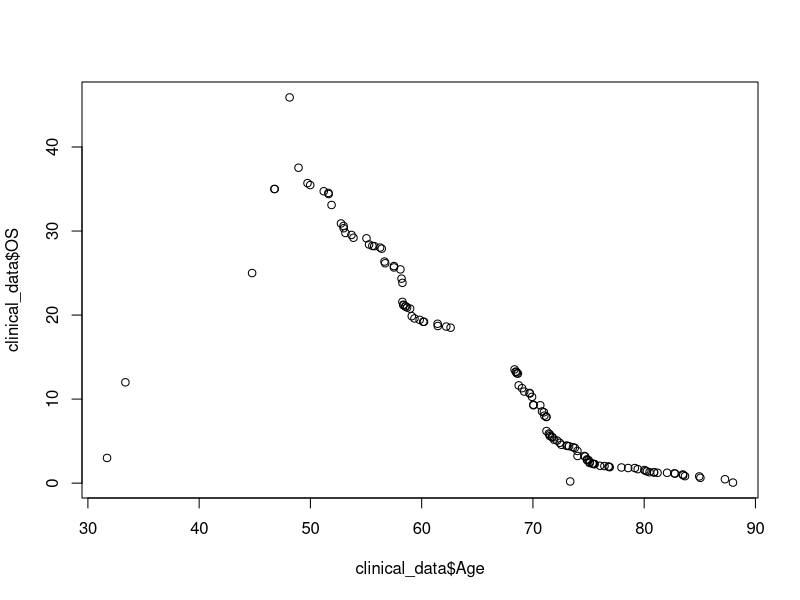
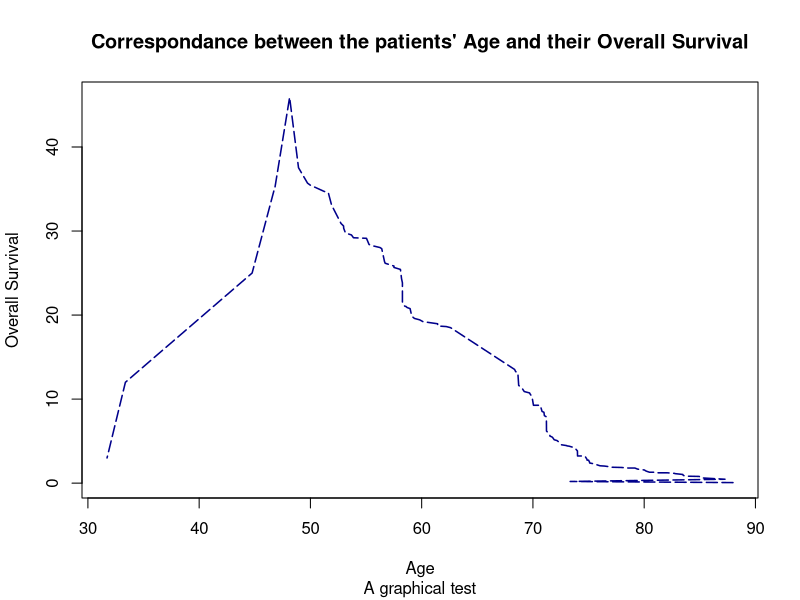
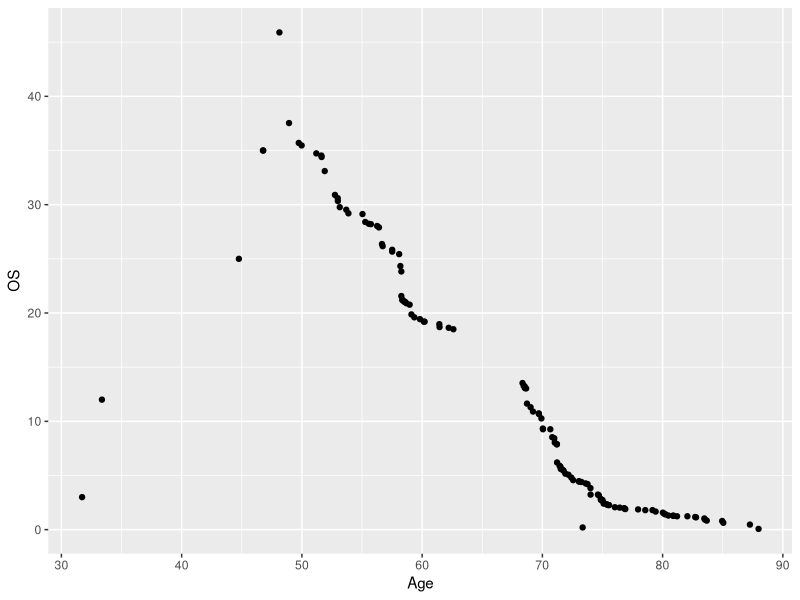
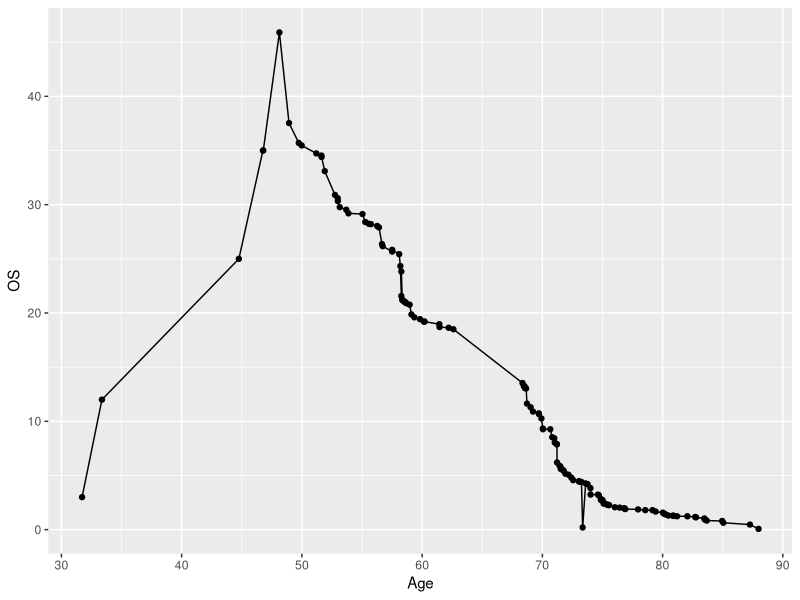
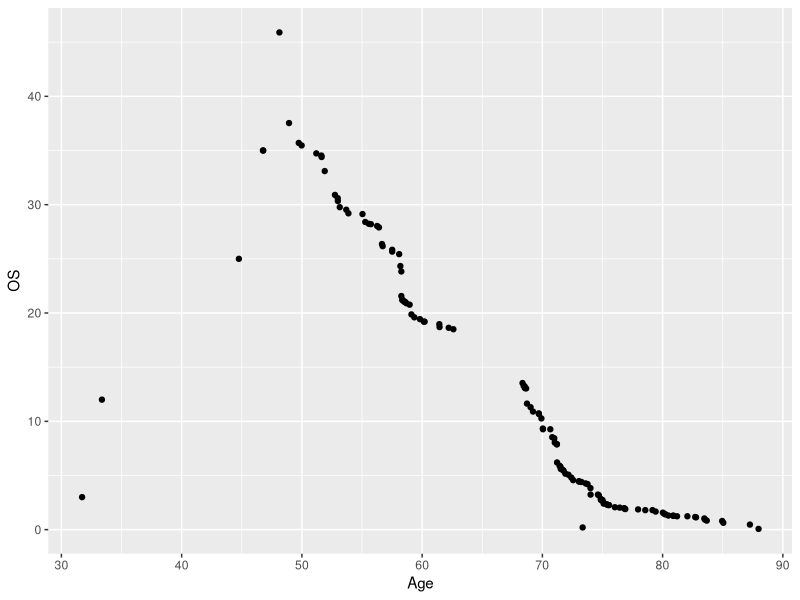
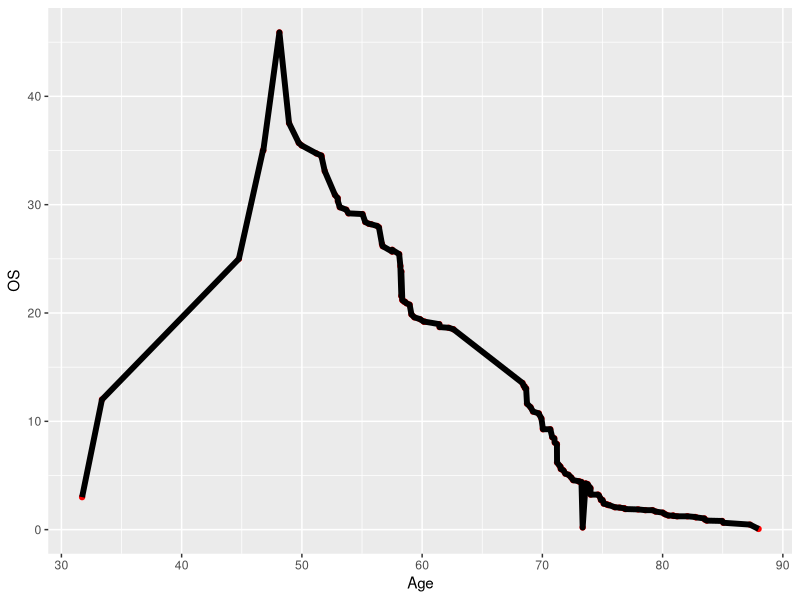
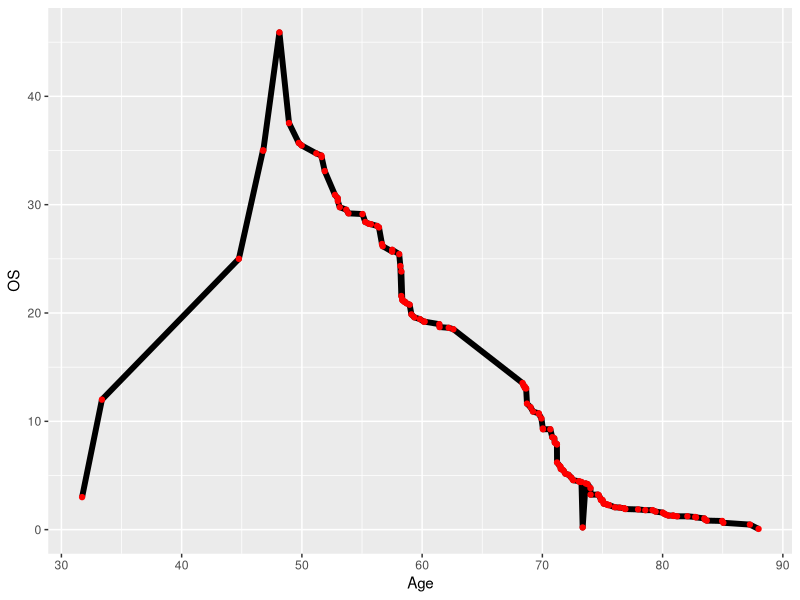
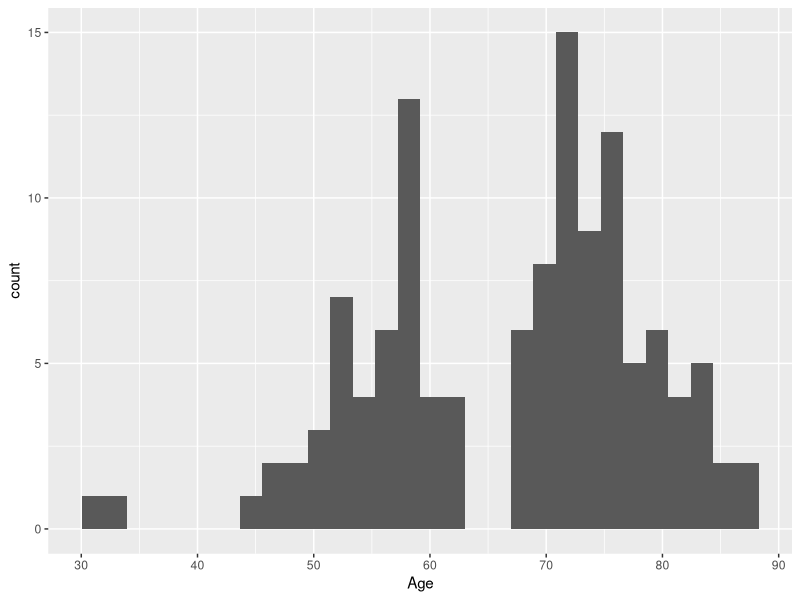

The R script that drew these images, in order:
## ---- chunk 1
clinical_data <- utils::read.table("./Clinical_Cohort_full.csv", sep = ",", header = TRUE)

## ---- chunk 2
# display of first lines (6 by default)
utils::head(clinical_data)

# dimensions
base::dim(clinical_data)

# structure
utils::str(clinical_data)

# statistical summary
base::summary(clinical_data)
## ---- chunk 3
graphics::plot(x = clinical_data$Age, y = clinical_data$OS)

## ---- chunk 4
graphics::plot(x = clinical_data$Age, y = clinical_data$OS, 
               type = "l", 
               col = "darkblue", 
               lty = 5, 
               lwd = 1.5, 
               main = "Correspondance between the patients' Age and their Overall Survival", 
               sub = "A graphical test",   
               xlab = "Age", 
               ylab = "Overall Survival")

## ---- chunk 5
library(ggplot2)
## ---- chunk 6
ggplot(clinical_data,       ## data
       aes(x = Age, y = OS) ## aesthetics
       ) +
  geom_point()              ## a layer of geometry
## ---- chunk 7
ggplot(clinical_data, aes(x = Age, y = OS)) + geom_point() + geom_line()
## ---- chunk 8
g <- ggplot(clinical_data, aes(x = Age, y = OS))
g <- g + geom_point()
g ## or print(g)
## ---- chunk 9
ggplot(clinical_data, aes(x = Age, y = OS)) + geom_point(color = "red") + geom_line(linewidth = 2)
ggplot(clinical_data, aes(x = Age, y = OS)) + geom_line(linewidth = 2) + geom_point(color = "red") 
## ---- chunk 10
ggplot(clinical_data, aes(x = Age)) + geom_histogram()
## ---- chunk 11
ggplot(clinical_data, aes(x = Age)) + geom_histogram(bins = 5) # 5 groups (rectangles)
ggplot(clinical_data, aes(x = Age)) + geom_histogram(binwidth = 10) # the width of each group is 10 (here 10 years for the Age)
ggplot(clinical_data, aes(x = Age)) + geom_histogram(breaks = c(0, 30, 50, 60, 80, 85, 90))
## ---- chunk 12
ggplot(clinical_data, aes(x = Age)) + geom_density()
## ---- chunk 13
ggplot(clinical_data, aes(x = Age)) + geom_density()
## ---- chunk 14
ggplot(clinical_data, aes(x = Sex)) + geom_bar()
## ---- chunk 15
ggplot(clinical_data[1:2,], aes(x = Sex, y = Age)) + geom_col()
## ---- chunk 16
clinical_data[1:2, c("Sex", "Age")]
## ---- chunk 17
ggplot(clinical_data, aes(x = Sex, y = Age)) + geom_col()
## ---- chunk 18
sum(clinical_data[clinical_data$Sex == "F", "Age"])
sum(clinical_data[clinical_data$Sex == "M", "Age"])
## ---- chunk 19
ggplot(clinical_data, aes(x = Sex, y = Age)) + geom_boxplot()
## ---- chunk 20
ggplot(clinical_data, aes(x = Sex, y = Age)) + geom_violin()
## ---- chunk 21
ggplot(clinical_data, aes(x = Sex, y = Age)) + geom_jitter()
## ---- chunk 22
ggplot(clinical_data, aes(x = Sex, y = Age)) + geom_violin() + geom_jitter()
## ---- chunk 23
ggplot(clinical_data, aes(x = Age, y = OS)) + geom_point()
## ---- chunk 24
# palette scale: here 2 colors for Sex
ggplot(clinical_data, aes(x = Age, y = OS, color = Sex)) + geom_point()
# gradient scale for Age
ggplot(clinical_data, aes(x = Age, y = OS, color = Age)) + geom_point()
## ---- chunk 25
ggplot(clinical_data, aes(x = Age, y = OS)) + geom_point(color = "blue") 

## ---- chunk 26
ggplot(clinical_data, aes(x = Age, y = OS, color = "blue")) + geom_point() 
## ---- chunk 27
ggplot(clinical_data, aes(x = Age, fill = Sex)) + geom_histogram()
## ---- chunk 28
ggplot(clinical_data, aes(x = Age, color = Sex)) + geom_histogram()
## ---- chunk 29
ggplot(clinical_data, aes(x = Sex, y = Age, fill = Death_or_alive)) + geom_boxplot()

## ---- chunk 30
ggplot(clinical_data, aes(x = Sex, y = Age, fill = Death_or_alive, color = Hypertension)) + geom_boxplot()
## ---- chunk 31
shapes <- data.frame(
  shape = c(0:19, 22, 21, 24, 23, 20),
  x = 0:24 %/% 5,
  y = -(0:24 %% 5)
)
ggplot(shapes, aes(x, y)) + 
  geom_point(aes(shape = shape), size = 5, fill = "red") +
  geom_text(aes(label = shape), hjust = 0, nudge_x = 0.15) +
  scale_shape_identity() +
  expand_limits(x = 4.1) +
  scale_x_continuous(NULL, breaks = NULL) + 
  scale_y_continuous(NULL, breaks = NULL)
## ---- chunk 32
ggplot(clinical_data, aes(x = Age, y = OS, shape = Death_or_alive)) + geom_point()
## ---- chunk 33
ggplot(clinical_data, aes(x = Age, y = OS, shape = Death_or_alive)) + geom_point() + scale_shape_manual(values=c(3, 15)) #have to set 2 values (3 and 15) because Death_or_alive has 2 different values
## ---- chunk 34
ggplot(clinical_data, aes(x = Age, y = OS)) + geom_point()
## ---- chunk 35
ggplot(clinical_data, aes(x = Age, y = OS, color = Sex, shape = Death_or_alive)) + geom_point()
## ---- chunk 36
d <- data.frame(lt=c("solid", "dashed", "dotted", "dotdash", "longdash", "twodash"))
ggplot() + 
  scale_y_discrete(name="linetype") + 
  scale_linetype_identity() + 
  geom_segment(data=d, mapping=aes(x=0, xend=1, y=lt, yend=lt, linetype=lt)) + 
  theme_minimal() + 
  scale_x_continuous(breaks = NULL, name = "") + 
  theme(panel.grid.major = element_blank())
## ---- chunk 37
ggplot(clinical_data, aes(x = Age, y = OS, linetype = Sex)) + geom_line()
## ---- chunk 38
ggplot(clinical_data, aes(x = Age, y = OS, linetype = Sex)) + geom_line() + scale_linetype_manual(values=c("twodash", "dotted")) #have to set 2 values ("twodash" and "dotted") because Sex has 2 different values
## ---- chunk 39
ggplot(clinical_data, aes(x = Age, y = Age + OS)) + geom_point()
## ---- chunk 40
ggplot(clinical_data, aes(x = Age, y = OS)) +
  geom_point() + 
  labs(title = "This is a title", subtitle = "and this is a subtitle", 
       caption = "and a caption", tag = "Fig. 1", x = "x label", y = "y label")
## ---- chunk 41
ggplot(clinical_data, aes(x = Age, y = OS)) +
  geom_point() + 
  ggtitle("This is a \n new title", subtitle = "and this is a \n new subtitle") +
  xlab("x label") + 
  ylab("y label")

## ---- chunk 42
ggplot(clinical_data, aes(x = Age, y = OS)) + geom_point() + scale_y_log10()
ggplot(clinical_data, aes(x = Sex, fill = Sex)) + geom_bar() + scale_y_reverse()
## ---- chunk 43
ggplot(clinical_data, aes(x = Sex, fill = Sex)) + geom_bar() + coord_flip()
## ---- chunk 44
# change order of levels
ggplot(clinical_data, aes(x = Sex)) + geom_bar() + scale_x_discrete(limits = c("F", "M"))
# restrict levels: plot only female
ggplot(clinical_data, aes(x = Sex)) + geom_bar() + scale_x_discrete(limits = c("F"))
# add new level
ggplot(clinical_data, aes(x = Sex)) + geom_bar() + scale_x_discrete(limits = c("F", "M", "Other"))
## ---- chunk 45
ggplot(clinical_data, aes(x = Age, y = OS)) + geom_point() + scale_y_continuous(breaks=seq(0, 50, by=5))
## ---- chunk 46
ggplot(clinical_data, aes(x = Age, y = OS)) + 
  geom_point() + 
  scale_y_continuous(name = "OS (in years)", #name of the first axis
                     sec.axis = sec_axis(transform=~.*12, name="OS (in months)")) #add a second axis
## ---- chunk 47
ggplot(clinical_data, aes(x = Age, y = OS)) + 
  geom_point() + 
  scale_y_continuous(name = "OS (in years)",
                     sec.axis = sec_axis(transform=~.))
## ---- chunk 48
ggplot(clinical_data, aes(x = Age, y = OS)) + geom_point()
ggplot(clinical_data, aes(x = Age, y = OS)) + geom_point() + xlim(c(50, 80)) #be careful: remove data before 50 and after 80 to zoom
ggplot(clinical_data, aes(x = Age, y = OS)) + geom_point() + coord_cartesian(xlim = c(50, 80)) #just make a zoom on 50 to 80 x axis data
## ---- chunk 49
ggplot(clinical_data, aes(x = Sex, fill = Death_or_alive)) + 
  geom_bar() + 
  scale_fill_manual(values = c("dead" = "cyan4", "alive" = "deeppink3")) # "dead" and "alive" values of the "Death_or_alive" column set in the fill function
## ---- chunk 50
ggplot(clinical_data, aes(x = Sex, fill = Death_or_alive)) + 
  geom_bar() + 
  scale_fill_manual(values = c("dead" = "#da330f", "alive" = "#12c179")) # "dead" and "alive" are the values of the "Death_or_alive" column set in the fill function
## ---- chunk 51
ggplot(clinical_data, aes(x = Sex, fill = NSCLC_type)) + 
  geom_bar() + 
  scale_fill_brewer(palette = "Dark2")

ggplot(clinical_data, aes(x = Sex, fill = NSCLC_type)) + 
  geom_bar() + 
  scale_fill_brewer(palette = "Paired")

## ---- chunk 52
#2 colors
ggplot(clinical_data, aes(x = Age, y = OS, color = OS)) + 
  geom_point() + 
  scale_color_gradient(low = "green", high = "red")
#3 colors
ggplot(clinical_data, aes(x = Age, y = OS, color = OS)) + 
  geom_point() + 
  scale_color_gradient2(low = "green", mid = "blue", high = "red", midpoint = 20)
#n colors
ggplot(clinical_data, aes(x = Age, y = OS, color = OS)) + 
  geom_point() + 
  scale_color_gradientn(colors = c("blue", "red", "green", "yellow"))
## ---- chunk 53
#for continuous data
ggplot(clinical_data, aes(x = Age, y = OS, color = OS)) + 
  geom_point() + 
  scale_color_viridis_c(option="magma")

#for discrete data
ggplot(clinical_data, aes(x = Sex, fill = NSCLC_type)) +
  geom_bar() +
  scale_fill_viridis_d(option="viridis")
## ---- chunk 54
ggplot(clinical_data, aes(x = Age, y = OS)) + geom_line(linetype="longdash", linewidth = 1)
## ---- chunk 55
ggplot(clinical_data, aes(x = Age, y = OS)) + geom_point() + geom_abline(slope = 0.05, intercept = 2)
ggplot(clinical_data, aes(x = Age, y = OS)) + geom_point() + geom_hline(yintercept =  20, linetype = "dashed")
ggplot(clinical_data, aes(x = Age, y = OS)) + geom_point() + geom_vline(xintercept =  45, color="red")
## ---- chunk 56
ggplot(clinical_data, aes(x = Age, y = OS)) + geom_point(alpha = 0.1)
ggplot(clinical_data, aes(x = Age, y = OS)) + geom_point(alpha = 0.5)
## ---- chunk 57
ggplot(clinical_data, aes(x = Age, y = OS)) + geom_point(alpha = 0.5, shape = 17, color = "darkgreen", size = 3)
## ---- chunk 58
ggplot(clinical_data, aes(x = Age, y = OS)) + geom_point()
ggplot(clinical_data, aes(x = Age, y = OS, label = Subject_number)) + geom_text()
ggplot(clinical_data, aes(x = Age, y = OS, label = Subject_number)) + geom_label()
## ---- chunk 59
ggplot(clinical_data, aes(x = Age, y = OS, label = Subject_number)) + geom_point() + geom_text(nudge_x = 3, nudge_y = 1)
## ---- chunk 60
my_labels <- data.frame(my_specific_labels=c("It goes UP!","It goes DOWN!"))
ggplot(clinical_data, aes(x = Age, y = OS)) + geom_point() + geom_label(
    data = my_labels,
    aes(label = my_specific_labels), 
    x = c(35,75),                        # x coordinates of each label
    y = c(25,20),                        # y coordinates of each label
    label.padding = unit(0.55, "lines"), # rectangle size around label (let more space)
    label.size = 0.35,                   # size text
    color = "black",                     # color text
    fill = c("#54a30a", "#b01515")       # color box
  )
## ---- chunk 61
ggplot(clinical_data, aes(x = Age, y = OS)) + geom_point() + 
  geom_text(data = NULL, 
            x = 80,                         # x coordinates of the text
            y = 35,                         # y coordinates of the text
            label = "This is AWSOME!!",     # the text
            fontface=3,                     # italic
            size=8,                         # size text
            color = "#b01515",              # color text
            angle = 320)                    # angle text
## ---- chunk 62
ggplot(clinical_data, aes(x = Sex, fill = Death_or_alive)) + geom_bar(position = "stack") #default
ggplot(clinical_data, aes(x = Sex, fill = Death_or_alive)) + geom_bar(position = "dodge")
ggplot(clinical_data, aes(x = Sex, fill = Death_or_alive)) + geom_bar(position = "fill")
## ---- chunk 63
ggplot(clinical_data, aes(x = Sex, fill = Death_or_alive)) + 
  geom_bar(position = "stack") + 
  geom_text(aes(label = stat(count)), stat = "count", position = position_stack(vjust = 0.5))
## ---- chunk 64
ggplot(clinical_data, aes(x = Sex, fill = Death_or_alive)) + 
  geom_bar(position = "dodge") + 
  geom_text(aes(label = stat(count)), stat = "count", position = position_dodge(width = 0.9), vjust = 1.5)

ggplot(clinical_data, aes(x = Sex, fill = Death_or_alive)) + 
  geom_bar(position = "fill") + 
  geom_text(aes(label = stat(count)), stat = "count", position = position_fill(vjust = 0.5))
## ---- chunk 65
ggplot(clinical_data, aes(x = Sex)) + geom_bar() + theme_bw()
ggplot(clinical_data, aes(x = Sex)) + geom_bar() + theme_classic()
## ---- chunk 66
ggplot(clinical_data, aes(x = Sex, fill = Sex)) + 
  geom_bar() + 
  theme_classic() + 
  theme(
    axis.line.x.bottom = element_line(color="blue"),
    axis.line.y.left = element_line(color="darkviolet"),
    axis.title = element_text(color = "darkorange3", face = "bold", size=20)
  )
## ---- chunk 67
ggplot(clinical_data, aes(x = Sex, fill = Sex)) + geom_bar() + theme(
  legend.position = "bottom", 
  panel.background = element_rect(fill = "white", color = "gray50"), 
  axis.text = element_text(color = "blue", face = "bold"), 
  axis.text.x = element_text(angle = 60, hjust = 1)
  )
## ---- chunk 68
# creation of the theme
mytheme <- theme_classic() + # you can start from an existing theme to set up some basic elements
           theme(plot.title = element_text(colour = "firebrick3", size = rel(2)),
                 plot.background = element_rect(fill = "gray70"),
                 legend.position = "left", 
                 legend.box.background = element_rect(color = "darkblue"),
                 legend.title = element_text(face = "bold", color = "darkslateblue"),
                 legend.text = element_text(size = 8, colour = "deeppink2",face = "bold")
                 )

#apply the theme
ggplot(clinical_data, aes(x = Sex, fill = Sex)) + geom_bar() + labs(title = "My ugly plot!!") + mytheme
## ---- chunk 69
ggplot(clinical_data, aes(x = Age)) + geom_histogram() + facet_wrap(~ Sex)
## ---- chunk 70
ggplot(clinical_data, aes(x = Age)) + geom_histogram() + facet_wrap(~ Sex, ncol = 1)
## ---- chunk 71
ggplot(clinical_data, aes(x = Age)) + geom_histogram() + facet_wrap(~ Sex, scales = "free_y")
## ---- chunk 72
ggplot(clinical_data, aes(x = Age, color = Initial_stage)) + geom_histogram() + facet_wrap(Sex ~ Initial_stage, ncol = 4)
ggplot(clinical_data, aes(x = Age, color = Initial_stage)) + geom_histogram() + facet_grid(Sex ~ Initial_stage)
## ---- chunk 73
ggplot(clinical_data, aes(x = Age, color = Initial_stage)) + geom_histogram() + facet_grid(Sex ~ Initial_stage, labeller = label_both)
## ---- chunk 74
library(patchwork)
p1 <- ggplot(clinical_data, aes(x = Age)) + geom_histogram() + labs(title = "Plot1")
p2 <- ggplot(clinical_data, aes(x = Sex)) + geom_bar() + labs(title = "Plot2")
p3 <- ggplot(clinical_data, aes(x = Initial_stage)) + geom_bar() + labs(title = "Plot3")

p1 + p2
p1 + p2 + p3
p1 / p2
p1 / (p2 + p3)
p1 + (p2 / p3)
## ---- chunk 75
p1 + p2 + plot_annotation(title = 'Distributions of clinical data',
                          subtitle = 'These 2 plots will reveal yet-untold secrets about our beloved data-set',
                          caption = 'Disclaimer: None of these plots are insightful',
                          tag_levels = 'A', tag_prefix = 'Fig. ', 
                          theme = theme(plot.title = element_text(color = "red"))
                          )
## ---- chunk 76
p1 + p2 + plot_annotation(title = 'Distributions of clinical data',
                          subtitle = 'These 2 plots will reveal yet-untold secrets about our beloved data-set',
                          caption = 'Disclaimer: None of these plots are insightful',
                          tag_levels = 'A', tag_prefix = 'Fig. ', 
                          theme = theme(plot.title = element_text(color = "red")),
                          ) & theme(plot.tag = element_text(color = "orange"),
                                    plot.title = element_text(colour = "red"),
                                    axis.line.x.bottom = element_line(color="blue"),
                                    axis.line.y.left = element_line(color="darkviolet")
                              )
## ---- chunk 77
ggplot(clinical_data, aes(x = NSCLC_type , fill = Initial_stage)) + geom_bar()
## ---- chunk 78
ggplot(clinical_data, aes(x = NSCLC_type , fill = Initial_stage)) + geom_bar()
## ---- chunk 79
ggplot(clinical_data, aes(x = NSCLC_type , fill = Initial_stage)) + 
  geom_bar() + 
  coord_flip() + 
  labs(title = "Distribution of the NSCLC type by Initial stage", x = "", y = "Count")
    
## ---- chunk 80
ggplot(clinical_data, aes(x = NSCLC_type , fill = Initial_stage)) + 
  geom_bar() + 
  coord_flip() + 
  labs(title = "Distribution of the NSCLC type by Initial stage", x = "", y = "Count")
## ---- chunk 81
# get NSCLC type in alphabetical order
NSCLC_ordered <- sort(unique(clinical_data$NSCLC_type), decreasing = TRUE)

# draw plot
ggplot(clinical_data, aes(x = NSCLC_type , fill = Initial_stage)) + 
  geom_bar() + 
  coord_flip() + 
  labs(title = "Distribution of the NSCLC type by Initial stage", x = "", y = "Count") +
  theme_classic() +
  scale_x_discrete(limits = NSCLC_ordered) +
  scale_fill_manual(values = c("I" = "#f39c12", "II" = "#117a65", "III" = "#2980b9", "IV" = "#884ea0"))
    
## ---- chunk 82
# get NSCLC type in alphabetical order
NSCLC_ordered <- sort(unique(clinical_data$NSCLC_type), decreasing = TRUE)

# draw plot
ggplot(clinical_data, aes(x = NSCLC_type , fill = Initial_stage)) + 
  geom_bar() + 
  coord_flip() + 
  labs(title = "Distribution of the NSCLC type by Initial stage", x = "", y = "Count") +
  theme_classic() +
  scale_x_discrete(limits = NSCLC_ordered) +
  scale_fill_manual(values = c("I" = "#f39c12", "II" = "#117a65", "III" = "#2980b9", "IV" = "#884ea0"))
## ---- chunk 83
ggplot(clinical_data, aes(x = Age, y = OS, color = Initial_stage, shape = Death_or_alive)) + geom_point()
## ---- chunk 84
ggplot(clinical_data, aes(x = Age, y = OS, color = Initial_stage, shape = Death_or_alive)) + geom_point()
## ---- chunk 85
ggplot(clinical_data, aes(x = Age, y = OS, color = Initial_stage, shape = Death_or_alive)) + 
  geom_point(size = 3) +
  labs(title = "Repartition of the Age according to the OS") + 
  theme_classic() +
  scale_shape_manual(values=c(16, 4)) + 
  scale_color_manual(values = c("I" = "#f39c12", "II" = "#117a65", "III" = "#2980b9", "IV" = "#884ea0"))
## ---- chunk 86
ggplot(clinical_data, aes(x = Age, y = OS, color = Initial_stage, shape = Death_or_alive)) + 
  geom_point(size = 3) +
  labs(title = "Repartition of the Age according to the OS") + 
  theme_classic() +
  scale_shape_manual(values=c(16, 4)) + 
  scale_color_manual(values = c("I" = "#f39c12", "II" = "#117a65", "III" = "#2980b9", "IV" = "#884ea0"))
## ---- chunk 87
max_OS <- max(clinical_data$OS)
Age_with_max_OS <- clinical_data[clinical_data$OS == max_OS,"Age"]

ggplot(clinical_data, aes(x = Age, y = OS, color = Initial_stage, shape = Death_or_alive)) + 
  geom_point(size = 3) +
  labs(title = "Repartition of the Age according to the OS") + 
  theme_classic() +
  scale_shape_manual(values=c(16, 4)) + 
  scale_color_manual(values = c("I" = "#f39c12", "II" = "#117a65", "III" = "#2980b9", "IV" = "#884ea0")) +
  geom_hline(yintercept = max_OS, linetype = "dotdash", color = "red") +
  geom_vline(xintercept = Age_with_max_OS, linetype = "dotdash", color = "red") +  
  geom_text(data = NULL, x = 31, y = max_OS + 1.2, label = max_OS, size = 3, color = "red") +
  geom_text(data = NULL, x = Age_with_max_OS + 1 , y = 0.5, label = Age_with_max_OS, size = 3, color = "red", angle = 90)

## ---- chunk 88
max_OS <- max(clinical_data$OS)
## ---- chunk 89
Age_with_max_OS <- clinical_data[clinical_data$OS == max_OS,"Age"]
## ---- chunk 90
max_OS <- max(clinical_data$OS)
Age_with_max_OS <- clinical_data[clinical_data$OS == max_OS,"Age"]

ggplot(clinical_data, aes(x = Age, y = OS, color = Initial_stage, shape = Death_or_alive)) + 
  geom_point(size = 3) +
  labs(title = "Repartition of the Age according to the OS") + 
  theme_classic() +
  scale_shape_manual(values=c(16, 4)) + 
  scale_color_manual(values = c("I" = "#f39c12", "II" = "#117a65", "III" = "#2980b9", "IV" = "#884ea0")) +
  geom_hline(yintercept = max_OS, linetype="dotdash", color="red") +
  geom_vline(xintercept = Age_with_max_OS, linetype="dotdash", color="red") +  
  geom_text(data = NULL, x = 31, y = max_OS + 1.2, label = max_OS, size = 3, color = "red") +
  geom_text(data = NULL, x = Age_with_max_OS + 1 , y = 0.5, label = Age_with_max_OS, size = 3, color = "red", angle=90)
## ---- chunk 91
ggplot(clinical_data, aes(x = OS, fill = Mutation_Type)) + geom_histogram() + facet_grid(Previous_immunotherapy ~ Previous_radiotherapy)
## ---- chunk 92
ggplot(clinical_data, aes(x = OS, fill = Mutation_Type)) + geom_histogram() + facet_grid(Previous_immunotherapy ~ Previous_radiotherapy)
## ---- chunk 93
ggplot(clinical_data, aes(x = OS, fill = Mutation_Type)) + 
  geom_histogram() + 
  facet_grid(Previous_immunotherapy ~ Previous_radiotherapy, labeller = label_both) + 
  labs(title = "Distribution of mutated genes with previous immunotherapy and/or radiotherapy") +
  theme_bw()
## ---- chunk 94
ggplot(clinical_data, aes(x = OS, fill = Mutation_Type)) + 
  geom_histogram() + 
  facet_grid(Previous_immunotherapy ~ Previous_radiotherapy, labeller = label_both) + 
  labs(title = "Distribution of mutated genes with previous immunotherapy and/or radiotherapy") +
  theme_bw()
